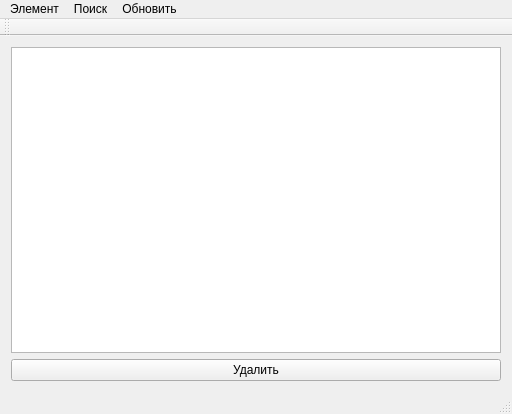
<?xml version="1.0" encoding="UTF-8"?>
<ui version="4.0">
 <class>MainWindow</class>
 <widget class="QMainWindow" name="MainWindow">
  <property name="geometry">
   <rect>
    <x>0</x>
    <y>0</y>
    <width>512</width>
    <height>414</height>
   </rect>
  </property>
  <property name="windowTitle">
   <string>MainWindow</string>
  </property>
  <widget class="QWidget" name="centralWidget">
   <layout class="QVBoxLayout" name="verticalLayout">
    <item>
     <widget class="QListWidget" name="listWidget"/>
    </item>
    <item>
     <widget class="QPushButton" name="deleteButton">
      <property name="text">
       <string>Удалить</string>
      </property>
     </widget>
    </item>
   </layout>
  </widget>
  <widget class="QMenuBar" name="menuBar">
   <property name="geometry">
    <rect>
     <x>0</x>
     <y>0</y>
     <width>512</width>
     <height>20</height>
    </rect>
   </property>
   <widget class="QMenu" name="menu">
    <property name="title">
     <string>Элемент</string>
    </property>
    <addaction name="action_5"/>
   </widget>
   <widget class="QMenu" name="menu_2">
    <property name="title">
     <string>Поиск</string>
    </property>
    <addaction name="action_Id"/>
    <addaction name="action"/>
    <addaction name="action_2"/>
   </widget>
   <widget class="QMenu" name="menu_3">
    <property name="title">
     <string>Обновить</string>
    </property>
    <addaction name="action_3"/>
    <addaction name="action_4"/>
   </widget>
   <addaction name="menu"/>
   <addaction name="menu_2"/>
   <addaction name="menu_3"/>
  </widget>
  <widget class="QToolBar" name="mainToolBar">
   <attribute name="toolBarArea">
    <enum>TopToolBarArea</enum>
   </attribute>
   <attribute name="toolBarBreak">
    <bool>false</bool>
   </attribute>
  </widget>
  <widget class="QStatusBar" name="statusBar"/>
  <action name="action_Id">
   <property name="text">
    <string>по Id</string>
   </property>
  </action>
  <action name="action">
   <property name="text">
    <string>по фамилии автора</string>
   </property>
  </action>
  <action name="action_2">
   <property name="text">
    <string>по названию и году издания</string>
   </property>
  </action>
  <action name="action_3">
   <property name="text">
    <string>Очистить окно вывода</string>
   </property>
  </action>
  <action name="action_4">
   <property name="text">
    <string>Вывести весь список</string>
   </property>
  </action>
  <action name="action_5">
   <property name="text">
    <string>Добавить</string>
   </property>
  </action>
 </widget>
 <layoutdefault spacing="6" margin="11"/>
 <resources/>
 <connections/>
</ui>
